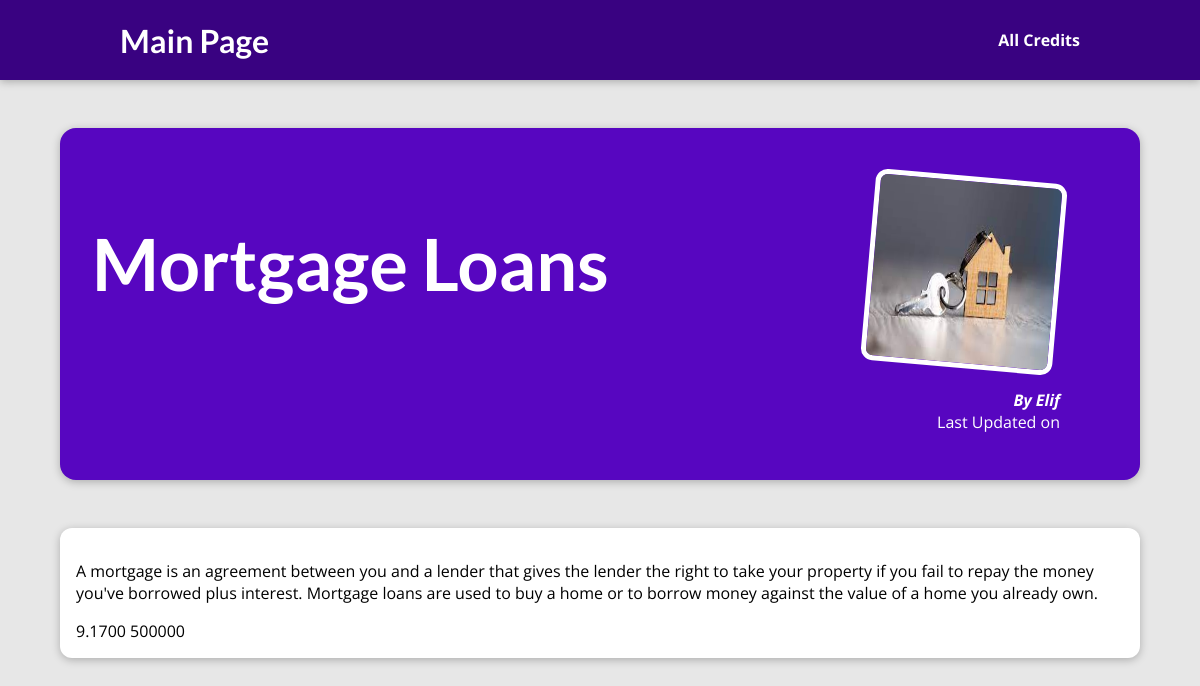
The page /credits/mortgage-loans on the database its author committed.
### credit/models.py (models this page shows, shortened)
class Credit(models.Model):
    name = models.CharField(max_length=50)
    excerpt = models.CharField(max_length=150)
    content = models.CharField(max_length=500)
    slug = models.SlugField(default="",null=False,db_index=True)
    interest_rate = models.DecimalField(max_digits=6,decimal_places=4)
    loan_amount = models.IntegerField(default=500000,validators=[MinValueValidator(500000),MaxValueValidator(6000000)])

### credit/views.py (the view)
# urls.py: path("credits/<slug:slug>", views.credit_detail, name="credit-detail-page") #/credits/credittype
def credit_detail(request,slug):
    identified_credit = Credit.objects.get(slug=slug)
    return render(request,"credit/credit-detail.html", {"credit":identified_credit})

### credit/templates/credit/credit-detail.html (shortened to what this page needs)
{% extends "base.html" %}
{% load static %}
{% block css_files%}
 <link rel="stylesheet" href=" {% static "credit/credit-detail.css" %}"/>
{% endblock %}
{% block content%}
<section id="summary">
   <h2>{{credit.name}}</h2>
   <article>
    <img src=" {% static "credit/images/mortgage.jpg"%}" alt="{{credit.name}}"/>
    <address> By Elif </address>
    <div> Last Updated on
    </div>
   </article>
</section>
<main>
    {{credit.content|linebreaks}}
    {{credit.interest_rate}}
    {{credit.loan_amount}}
</main>
{% endblock %}

### static/app.css (style rules this page uses)
* { box-sizing: border-box; }
html { font-family: 'Open Sans', 'Lato', sans-serif; }
body { margin: 0; }
h1, h2, h3 { font-family: 'Lato', sans-serif; font-weight: bold; }

### credit/static/credit/credit-detail.css (style rules this page uses)
body { background-color: #e7e7e7; }
#summary { margin: 8rem auto 3rem auto; padding: 2rem; width: 90%; max-width: 90rem; border-radius: 16px; background-color: #5706c0; position: relative; box-shadow: 0 2px 8px rgba(0, 0, 0, 0.25); height: 22rem; }
#summary h2 { color: white; font-size: 4.5rem; }
#summary article { position: absolute; top: 2rem; right: 3rem; padding: 1rem 2rem; border-radius: 12px; text-align: right; color: white; }
#summary article img { width: 12rem; height: 12rem; border-radius: 12px; transform: rotateZ(5deg); border: 5px solid white; margin-bottom: 1rem; }
#summary address { font-weight: bold; }
main { width: 90%; max-width: 90rem; margin: 3rem auto; background-color: white; padding: 1rem; border-radius: 12px; box-shadow: 0 2px 8px rgba(0, 0, 0, 0.25); }

### rows shown on the page
Credit: name "Mortgage Loans", content "A mortgage is an agreement between you and a lender that gives the lender the right to take your property if you fail to repay the money you've borrowed plus interest. Mortgage loans are used to buy a home or to borrow money against the value of a home you already own.", interest_rate "9.1700", loan_amount "500000"
